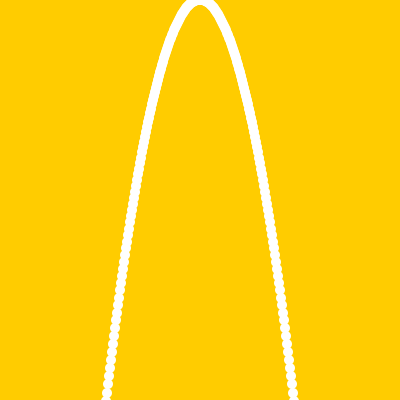
Frame 1 (no input)
Frame 60 (the mouse pressed at the canvas centre just before this capture): identical to frame 1, image omitted
Frame 120 (the mouse held since frame 60 and released just before this capture): identical to frame 1, image omitted

The Processing sketch that drew this single still picture (run headless with seeded random() and noise(); from frame 60 on, the mouse is pressed at the canvas centre):

// Processing sketch: processing_113256
// ── processing_113256.pde

int x = 0;int y = 0; int valor=100;
void setup()
{
  noStroke();
  size(400, 400);
}
void draw() {
  background(255, 204, 0);
  funcionCuadratica();
}
void funcionCuadratica() {
for(int x = -valor; x < valor; x++) {
  y=(x*x)/22;
    fill(255);
  ellipse(x+200, y, 10, 10);
}
}
